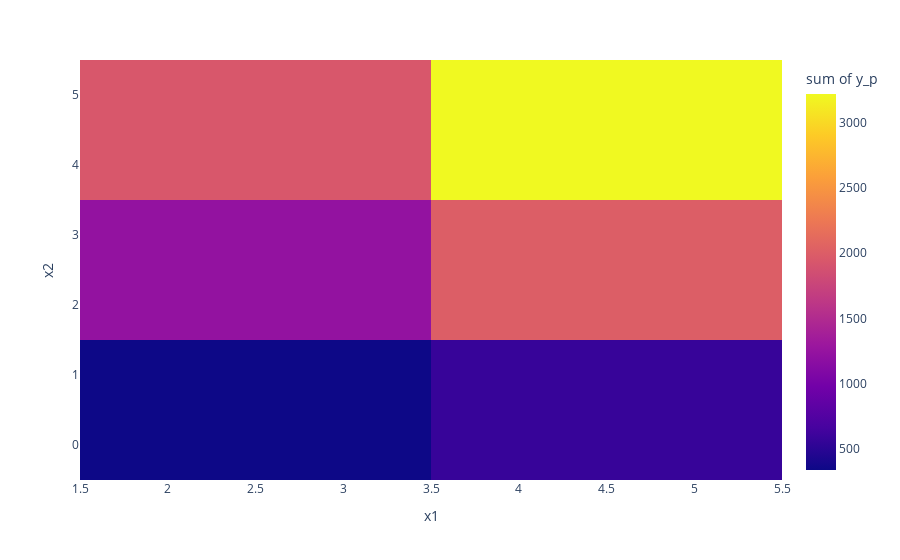

This figure's notebook cell:
### Code cell
px.density_heatmap(data_frame = data, x = 'x1', y = 'x2', z = 'y_p')

### Figure 1 — Plotly figure (JSON) as saved in the notebook; plotly's stock layout.template omitted (floating-point values rounded to 4 significant figures)
{"data": [{"coloraxis": "coloraxis", "histfunc": "sum", "hovertemplate": "x1=%{x}<br>x2=%{y}<br>sum of y_p=%{z}<extra></extra>", "name": "", "type": "histogram2d", "x": [2, 2, 2, 2, 2, 3, 3, 3, 3, 3, 4, 4, 4, 4, 4, 5, 5, 5, 5, 5], "xaxis": "x", "xbingroup": "x", "y": [1, 2, 3, 4, 5, 1, 2, 3, 4, 5, 1, 2, 3, 4, 5, 1, 2, 3, 4, 5], "yaxis": "y", "ybingroup": "y", "z": [141.5, 215.0, 296.5, 375.1, 435.1, 197.8, 304.6, 411.6, 515.0, 615.3, 257.6, 380.1, 526.4, 653.7, 793.4, 317.8, 457.2, 640.3, 811.8, 960.2]}], "layout": {"autosize": true, "coloraxis": {"colorbar": {"title": {"text": "sum of y_p"}}, "colorscale": [[0, "#0d0887"], [0.1111, "#46039f"], [0.2222, "#7201a8"], [0.3333, "#9c179e"], [0.4444, "#bd3786"], [0.5556, "#d8576b"], [0.6667, "#ed7953"], [0.7778, "#fb9f3a"], [0.8889, "#fdca26"], [1, "#f0f921"]]}, "legend": {"tracegroupgap": 0}, "margin": {"t": 60}, "xaxis": {"anchor": "y", "autorange": true, "domain": [0, 1], "range": [1.5, 5.5], "title": {"text": "x1"}, "type": "linear"}, "yaxis": {"anchor": "x", "autorange": true, "domain": [0, 1], "range": [-0.5, 5.5], "title": {"text": "x2"}, "type": "linear"}}}
